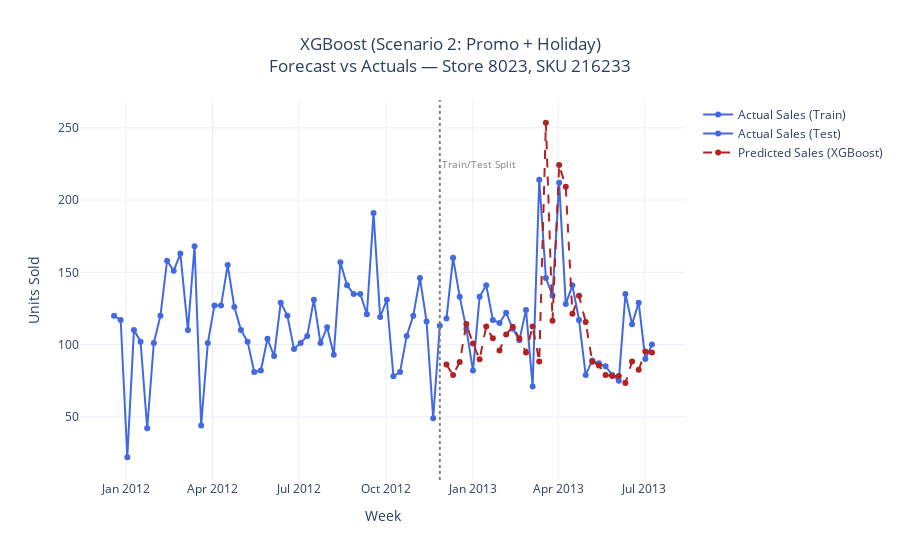

The cell this chart's notebook holds for it:
### Code cell
# --- 3. Train and Evaluate Each Model on ENRICHED Data ---
results_rich = {}
predictions_rich = {}

for name, model in models.items():
    print(f"--- Training {name} (Scenario 2: Promo + Holiday) ---")
    
    # Fit models
    if name == "XGBoost":
        model.fit(X_train_rich, y_train_rich,
                  eval_set=[(X_test_rich, y_test_rich)],
                  verbose=False)
    else:
        model.fit(X_train_rich, y_train_rich)
    
    # --- Make Predictions ---
    preds_log_rich = model.predict(X_test_rich)
    preds_actual_rich = np.expm1(preds_log_rich)
    
    # --- Calculate Error Metrics ---
    rmse_rich = np.sqrt(mean_squared_error(y_test_actual, preds_actual_rich))
    mae_rich = mean_absolute_error(y_test_actual, preds_actual_rich)
    
    # --- Store Results ---
    results_rich[name] = {"RMSE": rmse_rich, "MAE": mae_rich}
    predictions_rich[name] = preds_actual_rich
    print(f"{name} training complete.")

# --- 4. Display Enriched Model Results ---
print("\n--- (Promo + Holiday) Model Comparison ---")
results_rich_df = pd.DataFrame(results_rich).T.sort_values(by="MAE")
display(results_rich_df)

# --- 5. Prepare Plot Data for One Model (e.g., Best Performing) ---
best_model_name = results_rich_df.index[0]
print(f"\nBest Model (Scenario 2): {best_model_name}")

# Add predictions to test dataframe for plotting
plot_df["Predicted Units Sold"] = predictions_rich[best_model_name]
plot_df["Actual Units Sold"] = y_test_actual

# --- 6. Plot Forecast vs Actuals for Selected Store & SKU ---
item_train_df = (
    train_df
    .query("store_id == @STORE_TO_PLOT and sku_id == @SKU_TO_PLOT")
    .sort_values("week")
    .tail(WEEKS_OF_TRAIN_HISTORY)
)

item_train_actual_sales = np.expm1(item_train_df["log_units_sold"])

item_test_df = (
    plot_df
    .query("store_id == @STORE_TO_PLOT and sku_id == @SKU_TO_PLOT")
    .sort_values("week")
)

# --- Validate data availability ---
if item_train_df.empty and item_test_df.empty:
    print(f"No data found for Store {STORE_TO_PLOT}, SKU {SKU_TO_PLOT}.")
else:
    # --- Initialize the figure ---
    fig_ts = go.Figure()

    # Actual Train Sales
    fig_ts.add_trace(go.Scatter(
        x=item_train_df["week"],
        y=item_train_actual_sales,
        mode="lines+markers",
        name="Actual Sales (Train)",
        line=dict(color="royalblue")
    ))

    # Actual Test Sales
    fig_ts.add_trace(go.Scatter(
        x=item_test_df["week"],
        y=item_test_df["Actual Units Sold"],
        mode="lines+markers",
        name="Actual Sales (Test)",
        line=dict(color="royalblue")
    ))

    # Predicted Test Sales (Scenario 2)
    fig_ts.add_trace(go.Scatter(
        x=item_test_df["week"],
        y=item_test_df["Predicted Units Sold"],
        mode="lines+markers",
        name=f"Predicted Sales ({best_model_name})",
        line=dict(color="firebrick", dash="dash")
    ))

    # Vertical line at Train/Test split
    fig_ts.add_vline(
        x=pd.Timestamp(test_cutoff_date),
        line_width=2,
        line_dash="dot",
        line_color="grey"
    )

    # Annotation for split
    fig_ts.add_annotation(
        x=pd.Timestamp(test_cutoff_date),
        y=max(item_test_df["Actual Units Sold"].max(), item_train_actual_sales.max()) * 1.05,
        text="Train/Test Split",
        showarrow=False,
        font=dict(color="grey", size=10),
        xanchor="left"
    )

    # Final layout
    fig_ts.update_layout(
        title=(
            f"{best_model_name} (Scenario 2: Promo + Holiday)<br>"
            f"Forecast vs Actuals — Store {STORE_TO_PLOT}, SKU {SKU_TO_PLOT}"
        ),
        xaxis_title="Week",
        yaxis_title="Units Sold",
        template="plotly_white",
        title_x=0.5
    )

    fig_ts.show()

### Figure 1 — Plotly figure (JSON) as saved in the notebook; plotly's stock layout.template omitted (floating-point values rounded to 4 significant figures)
{"data": [{"line": {"color": "royalblue"}, "mode": "lines+markers", "name": "Actual Sales (Train)", "type": "scatter", "x": ["2011-12-19T00:00:00.000000000", "2011-12-26T00:00:00.000000000", "2012-01-02T00:00:00.000000000", "2012-01-09T00:00:00.000000000", "2012-01-16T00:00:00.000000000", "2012-01-23T00:00:00.000000000", "2012-01-30T00:00:00.000000000", "2012-02-06T00:00:00.000000000", "2012-02-13T00:00:00.000000000", "2012-02-20T00:00:00.000000000", "2012-02-27T00:00:00.000000000", "2012-03-06T00:00:00.000000000", "2012-03-13T00:00:00.000000000", "2012-03-20T00:00:00.000000000", "2012-03-27T00:00:00.000000000", "2012-04-03T00:00:00.000000000", "2012-04-10T00:00:00.000000000", "2012-04-17T00:00:00.000000000", "2012-04-24T00:00:00.000000000", "2012-05-01T00:00:00.000000000", "2012-05-08T00:00:00.000000000", "2012-05-15T00:00:00.000000000", "2012-05-22T00:00:00.000000000", "2012-05-29T00:00:00.000000000", "2012-06-05T00:00:00.000000000", "2012-06-12T00:00:00.000000000", "2012-06-19T00:00:00.000000000", "2012-06-26T00:00:00.000000000", "2012-07-03T00:00:00.000000000", "2012-07-10T00:00:00.000000000", "2012-07-17T00:00:00.000000000", "2012-07-24T00:00:00.000000000", "2012-07-31T00:00:00.000000000", "2012-08-07T00:00:00.000000000", "2012-08-14T00:00:00.000000000", "2012-08-21T00:00:00.000000000", "2012-08-28T00:00:00.000000000", "2012-09-04T00:00:00.000000000", "2012-09-11T00:00:00.000000000", "2012-09-18T00:00:00.000000000", "2012-09-25T00:00:00.000000000", "2012-10-02T00:00:00.000000000", "2012-10-09T00:00:00.000000000", "2012-10-16T00:00:00.000000000", "2012-10-23T00:00:00.000000000", "2012-10-30T00:00:00.000000000", "2012-11-06T00:00:00.000000000", "2012-11-13T00:00:00.000000000", "2012-11-20T00:00:00.000000000", "2012-11-27T00:00:00.000000000"], "y": [120.0, 117.0, 22.0, 110.0, 102.0, 42.0, 101.0, 120.0, 158.0, 151.0, 163.0, 110.0, 168.0, 44.0, 101.0, 127.0, 127.0, 155.0, 126.0, 110.0, 102.0, 81.0, 82.0, 104.0, 92.0, 129.0, 120.0, 97.0, 101.0, 106.0, 131.0, 101.0, 112.0, 93.0, 157.0, 141.0, 135.0, 135.0, 121.0, 191.0, 119.0, 131.0, 78.0, 81.0, 106.0, 120.0, 146.0, 116.0, 49.0, 113.0]}, {"line": {"color": "royalblue"}, "mode": "lines+markers", "name": "Actual Sales (Test)", "type": "scatter", "x": ["2012-12-04T00:00:00.000000000", "2012-12-11T00:00:00.000000000", "2012-12-18T00:00:00.000000000", "2012-12-25T00:00:00.000000000", "2013-01-01T00:00:00.000000000", "2013-01-08T00:00:00.000000000", "2013-01-15T00:00:00.000000000", "2013-01-22T00:00:00.000000000", "2013-01-29T00:00:00.000000000", "2013-02-05T00:00:00.000000000", "2013-02-12T00:00:00.000000000", "2013-02-19T00:00:00.000000000", "2013-02-26T00:00:00.000000000", "2013-03-05T00:00:00.000000000", "2013-03-12T00:00:00.000000000", "2013-03-19T00:00:00.000000000", "2013-03-26T00:00:00.000000000", "2013-04-02T00:00:00.000000000", "2013-04-09T00:00:00.000000000", "2013-04-16T00:00:00.000000000", "2013-04-23T00:00:00.000000000", "2013-04-30T00:00:00.000000000", "2013-05-07T00:00:00.000000000", "2013-05-14T00:00:00.000000000", "2013-05-21T00:00:00.000000000", "2013-05-28T00:00:00.000000000", "2013-06-04T00:00:00.000000000", "2013-06-11T00:00:00.000000000", "2013-06-18T00:00:00.000000000", "2013-06-25T00:00:00.000000000", "2013-07-02T00:00:00.000000000", "2013-07-09T00:00:00.000000000"], "y": [118.0, 160.0, 133.0, 111.0, 82.0, 133.0, 141.0, 117.0, 115.0, 122.0, 111.0, 103.0, 124.0, 71.0, 214.0, 146.0, 134.0, 212.0, 128.0, 141.0, 117.0, 79.0, 89.0, 87.0, 85.0, 79.0, 75.0, 135.0, 114.0, 129.0, 90.0, 100.0]}, {"line": {"color": "firebrick", "dash": "dash"}, "mode": "lines+markers", "name": "Predicted Sales (XGBoost)", "type": "scatter", "x": ["2012-12-04T00:00:00.000000000", "2012-12-11T00:00:00.000000000", "2012-12-18T00:00:00.000000000", "2012-12-25T00:00:00.000000000", "2013-01-01T00:00:00.000000000", "2013-01-08T00:00:00.000000000", "2013-01-15T00:00:00.000000000", "2013-01-22T00:00:00.000000000", "2013-01-29T00:00:00.000000000", "2013-02-05T00:00:00.000000000", "2013-02-12T00:00:00.000000000", "2013-02-19T00:00:00.000000000", "2013-02-26T00:00:00.000000000", "2013-03-05T00:00:00.000000000", "2013-03-12T00:00:00.000000000", "2013-03-19T00:00:00.000000000", "2013-03-26T00:00:00.000000000", "2013-04-02T00:00:00.000000000", "2013-04-09T00:00:00.000000000", "2013-04-16T00:00:00.000000000", "2013-04-23T00:00:00.000000000", "2013-04-30T00:00:00.000000000", "2013-05-07T00:00:00.000000000", "2013-05-14T00:00:00.000000000", "2013-05-21T00:00:00.000000000", "2013-05-28T00:00:00.000000000", "2013-06-04T00:00:00.000000000", "2013-06-11T00:00:00.000000000", "2013-06-18T00:00:00.000000000", "2013-06-25T00:00:00.000000000", "2013-07-02T00:00:00.000000000", "2013-07-09T00:00:00.000000000"], "y": [86.11, 78.96, 87.89, 114.3, 100.7, 89.76, 112.5, 104.3, 95.82, 106.9, 112.3, 104.1, 94.42, 112.5, 88.32, 253.5, 116.4, 224.3, 209.2, 121.3, 133.8, 115.7, 88.08, 85.58, 78.96, 78.2, 78.2, 73.43, 88.28, 82.49, 95.23, 94.5]}], "layout": {"annotations": [{"font": {"color": "grey", "size": 10}, "showarrow": false, "text": "Train/Test Split", "x": "2012-11-27T00:00:00", "xanchor": "left", "y": 224.7}], "shapes": [{"line": {"color": "grey", "dash": "dot", "width": 2}, "type": "line", "x0": "2012-11-27T00:00:00", "x1": "2012-11-27T00:00:00", "xref": "x", "y0": 0, "y1": 1, "yref": "y domain"}], "title": {"text": "XGBoost (Scenario 2: Promo + Holiday)<br>Forecast vs Actuals — Store 8023, SKU 216233", "x": 0.5}, "xaxis": {"title": {"text": "Week"}}, "yaxis": {"title": {"text": "Units Sold"}}}}
